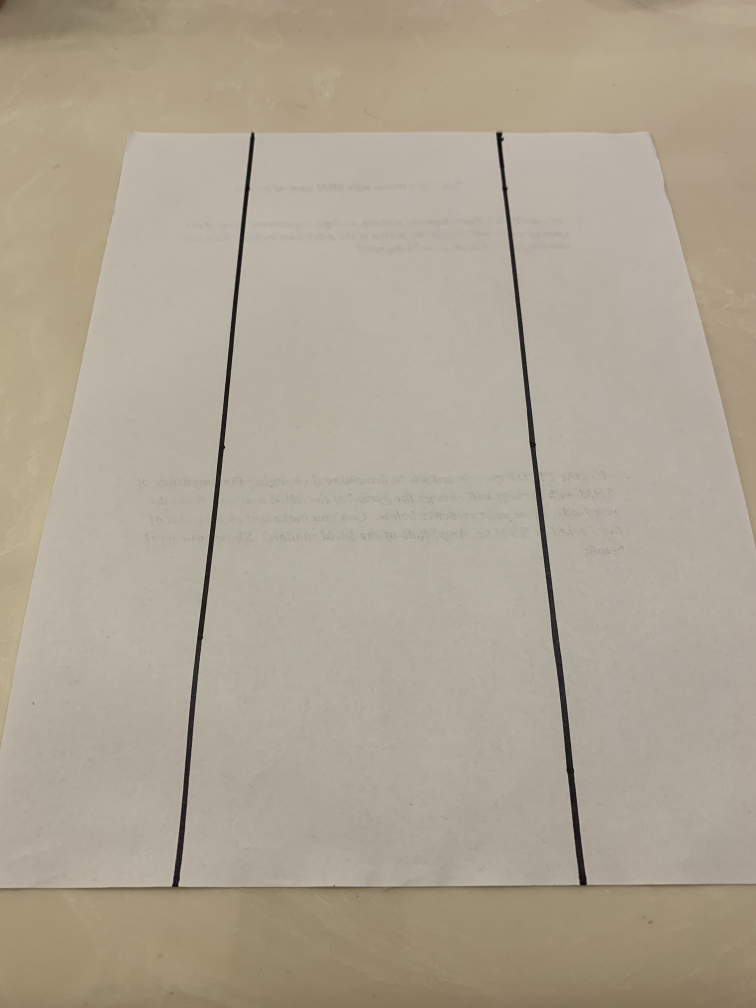
#> input picture straight.jpg, 3024 x 4032 px (shown at 1/4 size)
$ python main.py
#> lines starting #> are read from the running program, lines starting #| are printed output that depends on the picture; after the words box and inside, x2 and y2 are one past the last pixel; in counts of white or black regions, pixels touching at a corner belong together
import cv2 as cv
import numpy as np

def findLines(img_name):
#> called with img_name = 'straight.jpg'
    img = cv.imread(img_name)
#> img is the input picture: shape (4032, 3024, 3); mean B, G, R 146.6, 163.4, 173.3

    scale_percent = 25
    width = int(img.shape[1] * scale_percent / 100)
#> width = 756
    length = int(img.shape[0] * scale_percent / 100)
#> length = 1008
    dim = (width, length)
#> dim = (756, 1008)

    gray = cv.cvtColor(img, cv.COLOR_BGR2GRAY)
    edges = cv.Canny(gray, 345, 350, None, 3)
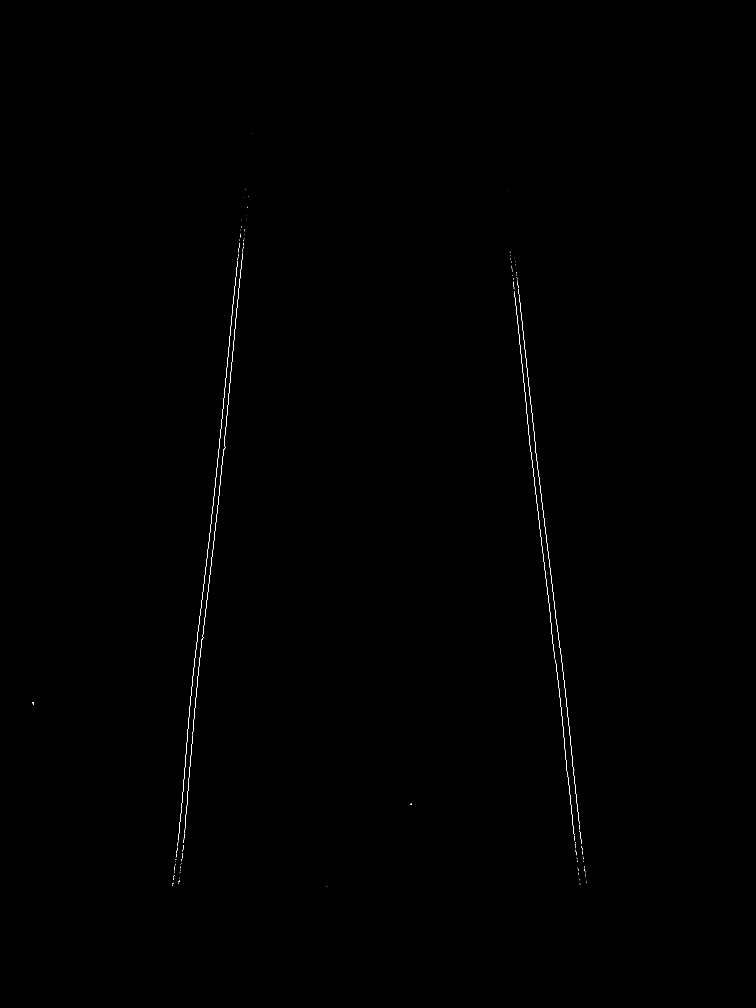
#> edges: shape (4032, 3024) (shown at 1/4 size); 0.08% white in thin lines or dots, all inside (x1, y1, x2, y2) = (130, 534, 2347, 3546)
    blur = cv.blur(edges, (25, 25))

    linesP = cv.HoughLinesP(blur, rho = 1, theta = np.pi/180, threshold = 1500, minLineLength = 820, maxLineGap = 1)
#> linesP = 67 rows, first 6: [692, 3554, 972, 894], [703, 3545, 981, 906], [699, 3554, 977, 906], [707, 3294, 959, 894], [695, 3554, 975, 894], [697, 3554, 976, 895]
    if linesP is not None:
        for i in range(len(linesP)):
            l = linesP[i][0]
            cv.line(img, (l[0], l[1]), (l[2], l[3]), (0, 255, 0), 3, cv.LINE_AA)
#> this loop made 67 passes
#> l on passes 1 to 12: [692, 3554, 972, 894], [703, 3545, 981, 906], [699, 3554, 977, 906], [707, 3294, 959, 894], [695, 3554, 975, 894], [697, 3554, 976, 895], [714, 3545, 991, 906], [682, 3554, 961, 894], [701, 3553, 979, 906], [684, 3554, 964, 894], [687, 3554, 966, 894], [706, 3545, 983, 906]

    l1x1 = linesP[0][0][0]
#> l1x1 = 692
    l1y1 = linesP[0][0][1]
#> l1y1 = 3554
    l1x2 = linesP[0][0][2]
#> l1x2 = 972
    l1y2 = linesP[0][0][3]
#> l1y2 = 894

    l2x1 = linesP[60][0][0]
#> l2x1 = 2120
    l2y1 = linesP[60][0][1]
#> l2y1 = 1886
    l2x2 = linesP[60][0][2]
#> l2x2 = 2324
    l2y2 = linesP[60][0][3]
#> l2y2 = 3548

    l1p1 = (l1x1, l1y1)
#> l1p1 = (692, 3554)
    l1p2 = (l1x2, l1y2)
#> l1p2 = (972, 894)
    l2p1 = (l2x1, l2y1)
#> l2p1 = (2120, 1886)
    l2p2 = (l2x2, l2y2)
#> l2p2 = (2324, 3548)

    lst1 = (l1p1, l1p2)
#> lst1 = ((692, 3554), (972, 894))
    slst1 = sorted(lst1, key = lambda x:x[1])
#> slst1 = [(972, 894), (692, 3554)]
    lst2 = (l2p1, l2p2)
#> lst2 = ((2120, 1886), (2324, 3548))
    slst2 = sorted(lst2, key = lambda x:x[1])
#> slst2 = [(2120, 1886), (2324, 3548)]

    cv.arrowedLine(img, (int((slst1[0][0] + slst2[0][0])/2), int((slst1[0][1] + slst2[0][1])/2)), (int((slst1[1][0] + slst2[1][0])/2), int((slst1[1][1] + slst2[1][1])/2)), (0, 0, 0), 5, cv.LINE_AA)

    img = cv.resize(img, dim, interpolation = cv.INTER_AREA)
#> img: shape (1008, 756, 3)

    cv.imshow("output", img)

    new_name = img_name[:len(img_name) - 4] + "_output.jpg"
    cv.imwrite(new_name, img)

    cv.waitKey(0)

    cv.destroyAllWindows()

findLines("straight.jpg")
findLines("left.jpg")
#> call 2 of findLines, with img_name = 'left.jpg'
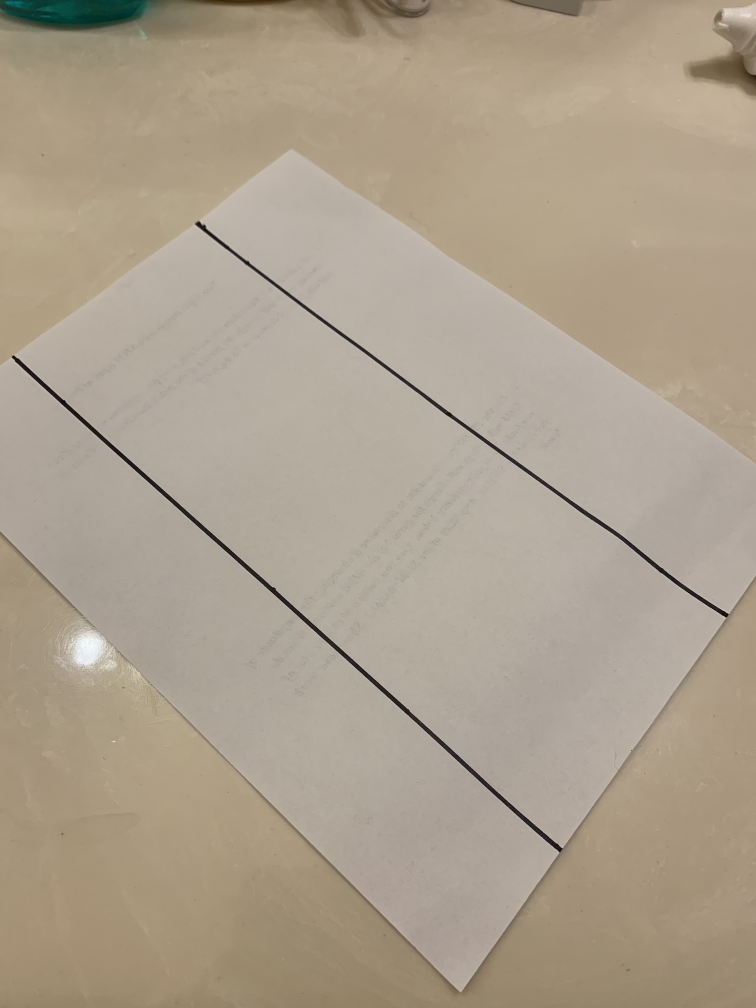
#> input picture left.jpg, 3024 x 4032 px (shown at 1/4 size)
#> in findLines, img is the input picture: shape (4032, 3024, 3); mean B, G, R 141.3, 159.3, 171.7
#> in findLines (call 2), `edges = cv.Canny(gray, 345, 350, None, 3)`: edges: shape (4032, 3024); 0.13% white in thin lines or dots, all inside (x1, y1, x2, y2) = (1, 887, 3012, 3943)
#> in findLines (call 2), `linesP = cv.HoughLinesP(blur, rho = 1, theta = np.pi/180, threshold = ..`: linesP = 84 rows, first 6: [35, 1431, 2248, 3423], [47, 1454, 2240, 3428], [44, 1410, 2262, 3407], [48, 1410, 2262, 3404], [36, 1415, 2256, 3414], [35, 1432, 2247, 3424]
#> the loop in findLines (call 2), `for i in range(len(linesP)):` made 84 passes
#> l on passes 1 to 12: [35, 1431, 2248, 3423], [47, 1454, 2240, 3428], [44, 1410, 2262, 3407], [48, 1410, 2262, 3404], [36, 1415, 2256, 3414], [35, 1432, 2247, 3424], [35, 1423, 2252, 3419], [35, 1439, 2243, 3427], [35, 1419, 2254, 3417], [35, 1428, 2249, 3421], [52, 1410, 2264, 3402], [38, 1413, 2258, 3412]
#> in findLines (call 2), `l1x1 = linesP[0][0][0]`: l1x1 = 35
#> in findLines (call 2), `l1y1 = linesP[0][0][1]`: l1y1 = 1431
#> in findLines (call 2), `l1x2 = linesP[0][0][2]`: l1x2 = 2248
#> in findLines (call 2), `l1y2 = linesP[0][0][3]`: l1y2 = 3423
#> in findLines (call 2), `l2x1 = linesP[60][0][0]`: l2x1 = 1077
#> in findLines (call 2), `l2y1 = linesP[60][0][1]`: l2y1 = 1147
#> in findLines (call 2), `l2x2 = linesP[60][0][2]`: l2x2 = 2916
#> in findLines (call 2), `l2y2 = linesP[60][0][3]`: l2y2 = 2483
#> in findLines (call 2), `l1p1 = (l1x1, l1y1)`: l1p1 = (35, 1431)
#> in findLines (call 2), `l1p2 = (l1x2, l1y2)`: l1p2 = (2248, 3423)
#> in findLines (call 2), `l2p1 = (l2x1, l2y1)`: l2p1 = (1077, 1147)
#> in findLines (call 2), `l2p2 = (l2x2, l2y2)`: l2p2 = (2916, 2483)
#> in findLines (call 2), `lst1 = (l1p1, l1p2)`: lst1 = ((35, 1431), (2248, 3423))
#> in findLines (call 2), `slst1 = sorted(lst1, key = lambda x:x[1])`: slst1 = [(35, 1431), (2248, 3423)]
#> in findLines (call 2), `lst2 = (l2p1, l2p2)`: lst2 = ((1077, 1147), (2916, 2483))
#> in findLines (call 2), `slst2 = sorted(lst2, key = lambda x:x[1])`: slst2 = [(1077, 1147), (2916, 2483)]
findLines("right.jpg")
#> call 3 of findLines, with img_name = 'right.jpg'
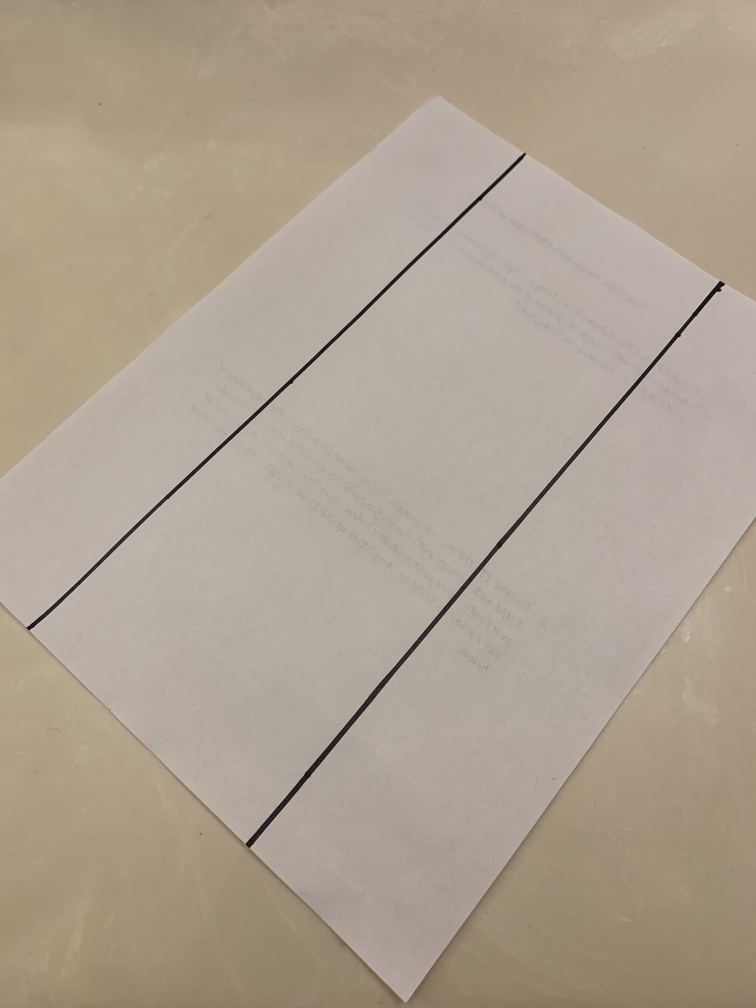
#> input picture right.jpg, 3024 x 4032 px (shown at 1/4 size)
#> in findLines, img is the input picture: shape (4032, 3024, 3); mean B, G, R 144.5, 160.2, 173.4
#> in findLines (call 3), `gray = cv.cvtColor(img, cv.COLOR_BGR2GRAY)`:
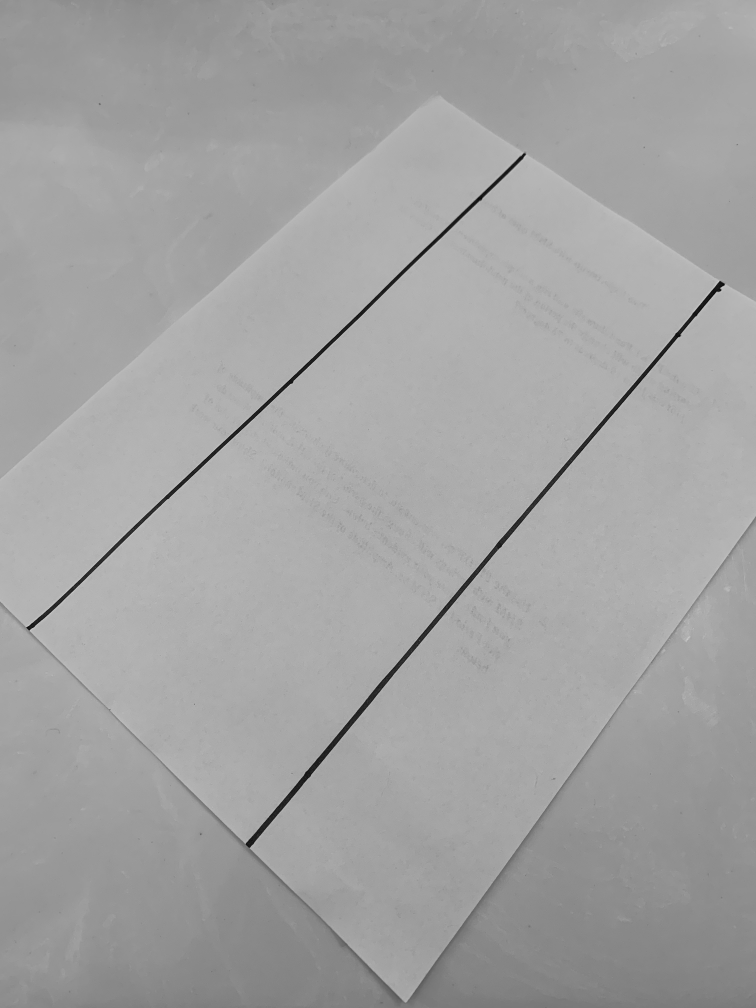
#> gray: shape (4032, 3024) (shown at 1/4 size); min 1, max 219, mean 162.5
#> in findLines (call 3), `edges = cv.Canny(gray, 345, 350, None, 3)`: edges: shape (4032, 3024); 0.14% white in thin lines or dots, all inside (x1, y1, x2, y2) = (105, 613, 3023, 3871)
#> in findLines (call 3), `linesP = cv.HoughLinesP(blur, rho = 1, theta = np.pi/180, threshold = ..`: linesP = 63 rows, first 6: [285, 2394, 1912, 767], [396, 2286, 1991, 691], [222, 2454, 1858, 818], [179, 2492, 1714, 957], [974, 3392, 2887, 1112], [982, 3400, 2898, 1117]
#> the loop in findLines (call 3), `for i in range(len(linesP)):` made 63 passes
#> l on passes 1 to 12: [285, 2394, 1912, 767], [396, 2286, 1991, 691], [222, 2454, 1858, 818], [179, 2492, 1714, 957], [974, 3392, 2887, 1112], [982, 3400, 2898, 1117], [987, 3403, 2903, 1120], [981, 3399, 2897, 1115], [978, 3396, 2893, 1113], [560, 2125, 2071, 614], [983, 3402, 2900, 1117], [978, 3397, 2894, 1113]
#> after the loop in findLines (call 3), `for i in range(len(linesP)):`:
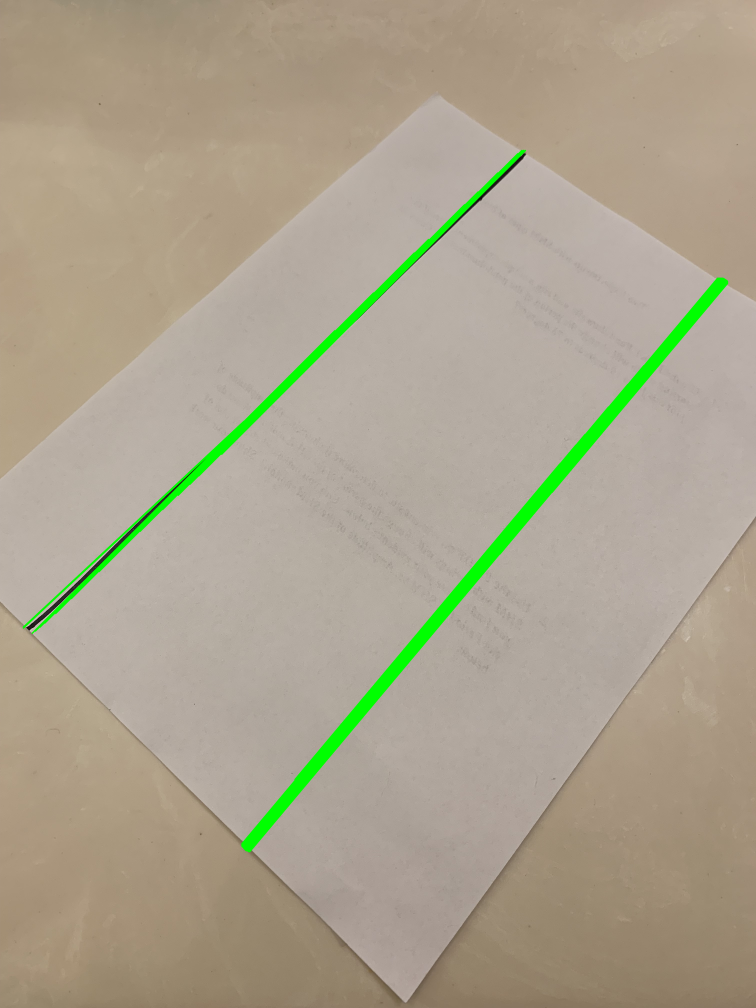
#> img: shape (4032, 3024, 3) (shown at 1/4 size); mean B, G, R 142.2, 162.7, 170.8
#> in findLines (call 3), `l1x1 = linesP[0][0][0]`: l1x1 = 285
#> in findLines (call 3), `l1y1 = linesP[0][0][1]`: l1y1 = 2394
#> in findLines (call 3), `l1x2 = linesP[0][0][2]`: l1x2 = 1912
#> in findLines (call 3), `l1y2 = linesP[0][0][3]`: l1y2 = 767
#> in findLines (call 3), `l2x1 = linesP[60][0][0]`: l2x1 = 984
#> in findLines (call 3), `l2y1 = linesP[60][0][1]`: l2y1 = 3402
#> in findLines (call 3), `l2x2 = linesP[60][0][2]`: l2x2 = 2901
#> in findLines (call 3), `l2y2 = linesP[60][0][3]`: l2y2 = 1118
#> in findLines (call 3), `l1p1 = (l1x1, l1y1)`: l1p1 = (285, 2394)
#> in findLines (call 3), `l1p2 = (l1x2, l1y2)`: l1p2 = (1912, 767)
#> in findLines (call 3), `l2p1 = (l2x1, l2y1)`: l2p1 = (984, 3402)
#> in findLines (call 3), `l2p2 = (l2x2, l2y2)`: l2p2 = (2901, 1118)
#> in findLines (call 3), `lst1 = (l1p1, l1p2)`: lst1 = ((285, 2394), (1912, 767))
#> in findLines (call 3), `slst1 = sorted(lst1, key = lambda x:x[1])`: slst1 = [(1912, 767), (285, 2394)]
#> in findLines (call 3), `lst2 = (l2p1, l2p2)`: lst2 = ((984, 3402), (2901, 1118))
#> in findLines (call 3), `slst2 = sorted(lst2, key = lambda x:x[1])`: slst2 = [(2901, 1118), (984, 3402)]
#> in findLines (call 3), `img = cv.resize(img, dim, interpolation = cv.INTER_AREA)`:
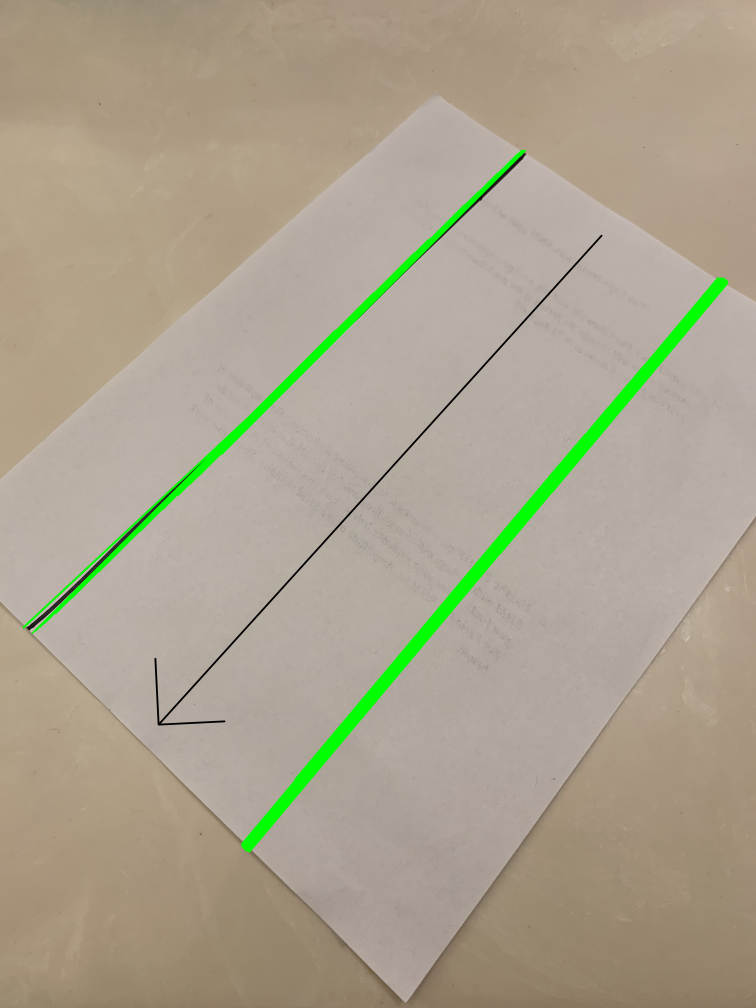
#> img: shape (1008, 756, 3); mean B, G, R 141.9, 162.4, 170.5
